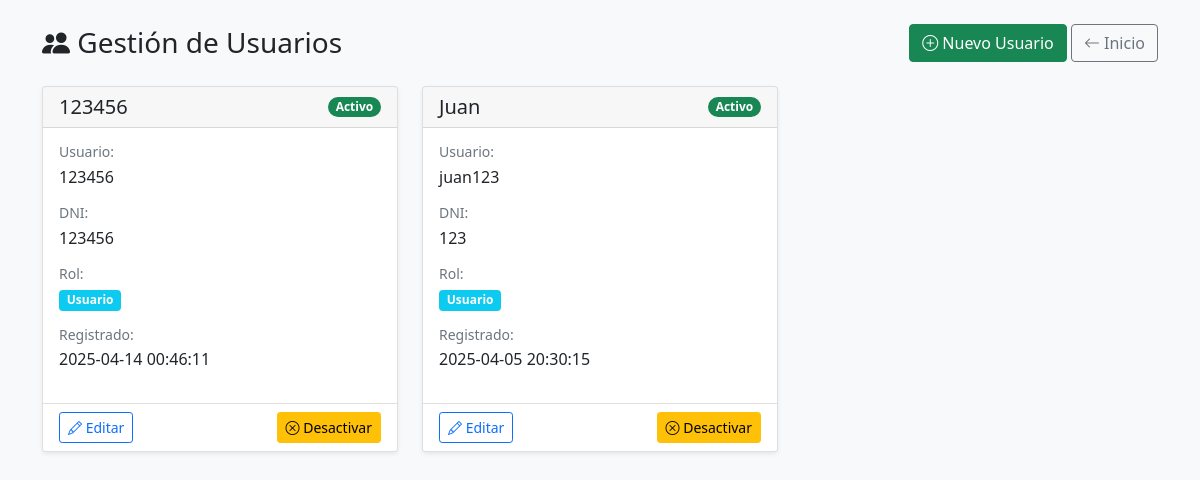
The page /usuarios on the database its author committed.
### tables this page shows
CREATE TABLE usuarios (
                id INTEGER PRIMARY KEY AUTOINCREMENT,
                nombre TEXT NOT NULL,
                username TEXT UNIQUE NOT NULL,
                password TEXT NOT NULL,
                role INTEGER NOT NULL DEFAULT 1,  -- 1=usuario normal, 2=admin
                dni TEXT UNIQUE NOT NULL,  -- Cambiado a TEXT para manejar diferentes formatos
                fecha_registro TIMESTAMP DEFAULT CURRENT_TIMESTAMP,
                activo BOOLEAN DEFAULT 1
            );

### routes/usuarios.py (the view)
    @app.route('/usuarios')
    def usuarios_index():
        conn = get_db_connection()
        usuarios = conn.execute('''
            SELECT *
            FROM usuarios
            ORDER BY nombre ASC
        ''').fetchall()
        conn.close()
        return render_template('usuarios/index.html', usuarios=usuarios)

### database.py (called while the page is built)
def get_db_connection():
    conn = sqlite3.connect('monitoring.db')
    conn.row_factory = sqlite3.Row
    return conn

### templates/usuarios/index.html (shortened to what this page needs)
<!DOCTYPE html>
<html lang="es">
<head>
    <link href="https://cdn.jsdelivr.net/npm/bootstrap@5.1.3/dist/css/bootstrap.min.css" rel="stylesheet">
    <link rel="stylesheet" href="https://cdn.jsdelivr.net/npm/bootstrap-icons@1.8.1/font/bootstrap-icons.css">
</head>
<body class="bg-light">
    <div class="container py-4">
        <div class="d-flex justify-content-between align-items-center mb-4">
            <h1 class="h3 mb-0">
                <i class="bi bi-people-fill"></i> Gestión de Usuarios
            </h1>
            <div>
                <a href="{{ url_for('usuarios_add') }}" class="btn btn-success">
                    <i class="bi bi-plus-circle"></i> Nuevo Usuario
                </a>
                <a href="{{ url_for('index') }}" class="btn btn-outline-secondary">
                    <i class="bi bi-arrow-left"></i> Inicio
                </a>
            </div>
        </div>
        <div class="row row-cols-1 row-cols-md-2 row-cols-lg-3 g-4">
            {% for usuario in usuarios %}
            <div class="col">
                <div class="card user-card h-100 shadow-sm">
                    <div class="card-header d-flex justify-content-between align-items-center">
                        <h5 class="card-title mb-0">{{ usuario['nombre'] }}</h5>
                        <span class="badge rounded-pill bg-{{ 'success' if usuario['activo'] else 'secondary' }}">
                            {{ 'Activo' if usuario['activo'] else 'Inactivo' }}
                        </span>
                    </div>
                    <div class="card-body">
                        <div class="mb-3">
                            <h6 class="text-muted small mb-1">Usuario:</h6>
                            <p>{{ usuario['username'] }}</p>
                        </div>
                        <div class="mb-3">
                            <h6 class="text-muted small mb-1">DNI:</h6>
                            <p>{{ usuario['dni'] }}</p>
                        </div>
                        <div class="mb-3">
                            <h6 class="text-muted small mb-1">Rol:</h6>
                            <span class="badge role-badge bg-{{ 'primary' if usuario['role'] == 2 else 'info' }}">
                                {{ 'Administrador' if usuario['role'] == 2 else 'Usuario' }}
                            </span>
                        </div>
                        <div class="mb-3">
                            <h6 class="text-muted small mb-1">Registrado:</h6>
                            <p>{{ usuario['fecha_registro'] }}</p>
                        </div>
                    </div>
                    <div class="card-footer bg-white">
                        <div class="d-flex justify-content-between">
                            <a href="{{ url_for('usuarios_edit', id=usuario['id']) }}"
                               class="btn btn-sm btn-outline-primary">
                                <i class="bi bi-pencil"></i> Editar
                            </a>
                            <div class="btn-group">
                                <a href="{{ url_for('usuarios_toggle', id=usuario['id']) }}"
                                   class="btn btn-sm btn-{{ 'warning' if usuario['activo'] else 'success' }}">
                                    <i class="bi bi-{{ 'x-circle' if usuario['activo'] else 'check-circle' }}"></i>
                                    {{ 'Desactivar' if usuario['activo'] else 'Activar' }}
                                </a>
                            </div>
                        </div>
                    </div>
                </div>
            </div>
            {% endfor %}
        </div>
    </div>
</body>
</html>

### templates/usuarios/index.html (style rules this page uses)
.role-badge { font-size: 0.75rem; }
.user-card { transition: all 0.3s ease; }

### rows shown on the page
usuarios: nombre "123456", activo "Activo", username "123456", dni "123456", role "Usuario", fecha_registro "2025-04-14 00:46:11", activo "Desactivar"
usuarios: nombre "Juan", activo "Activo", username "juan123", dni "123", role "Usuario", fecha_registro "2025-04-05 20:30:15", activo "Desactivar"
